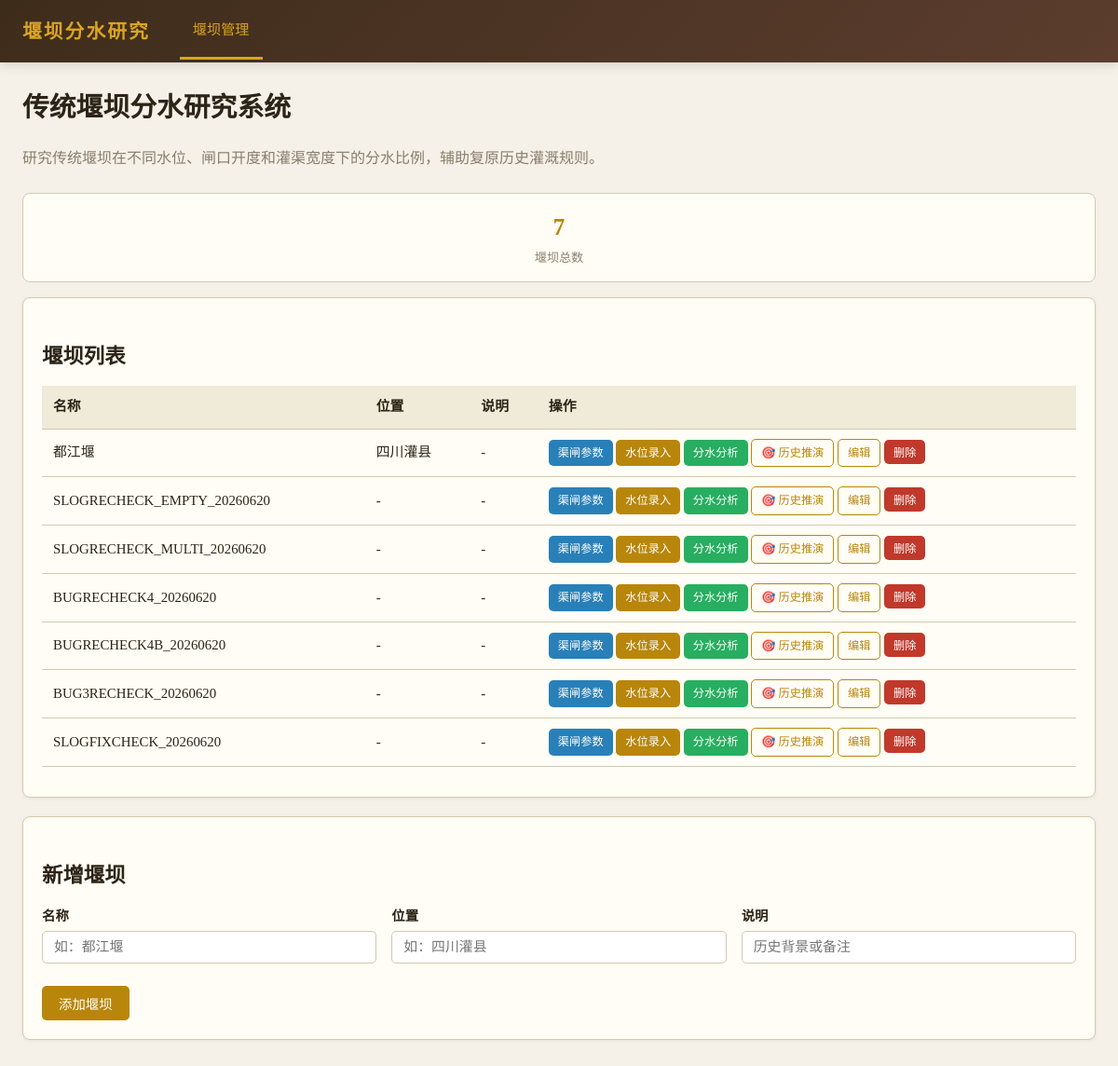
Before: / with the older database file.
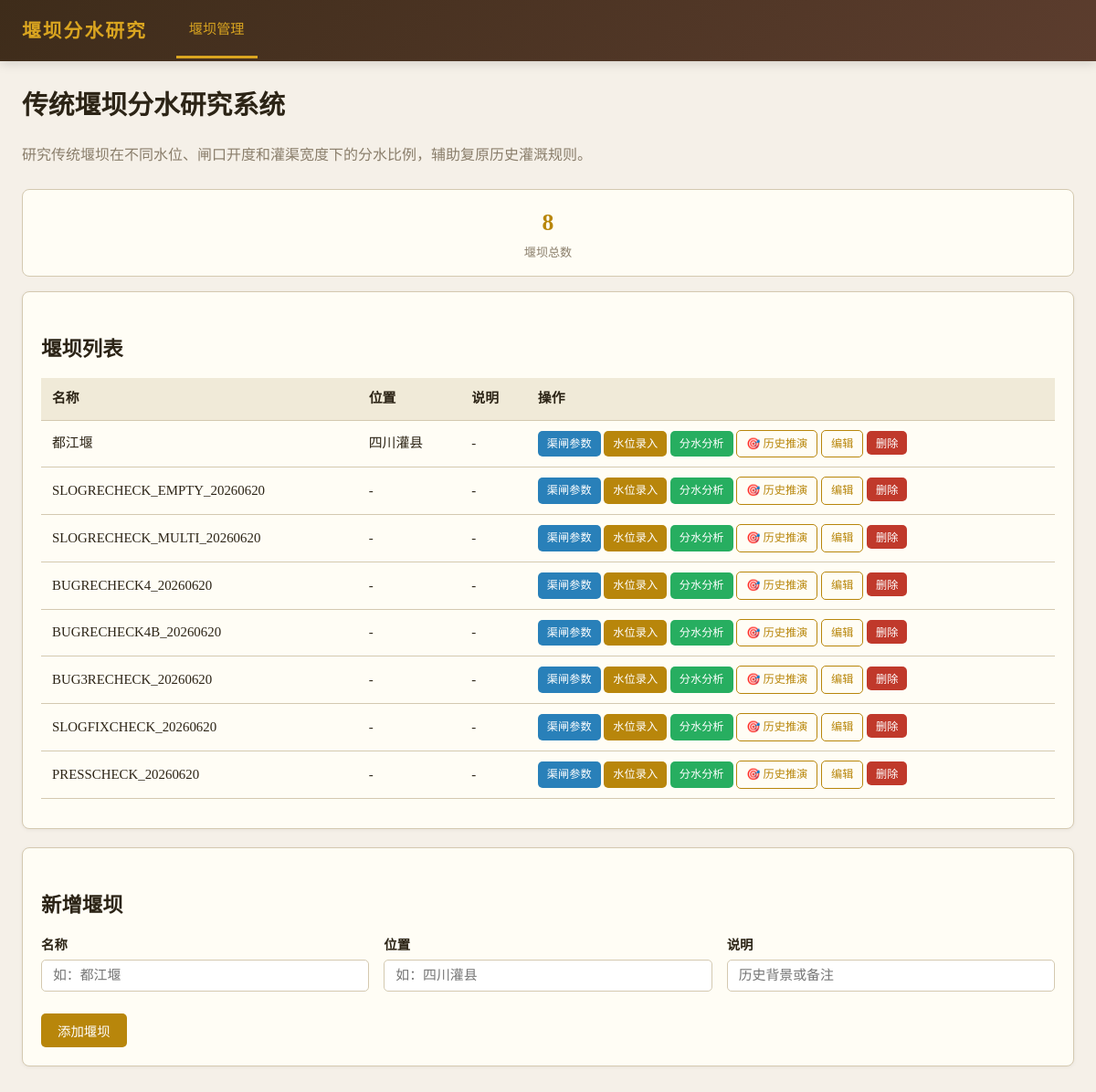
After: the same page with the newer database file.
### tables this page shows
CREATE TABLE weirs (
            id INTEGER PRIMARY KEY AUTOINCREMENT,
            name TEXT NOT NULL,
            location TEXT DEFAULT '',
            description TEXT DEFAULT ''
        );

### app/routers/weirs.py (the view)
@router.get("/", response_class=HTMLResponse)
def index(request: Request):
    db = get_db()
    weirs = db.execute("SELECT * FROM weirs ORDER BY id").fetchall()
    db.close()
    return getattr(request.app.state, "templates", None).TemplateResponse(request, "index.html", {"weirs": weirs})

### app/templates/index.html (shortened to what this page needs)
{% extends "base.html" %}
{% block nav_weirs %}class="active"{% endblock %}
{% block content %}
<h1>传统堰坝分水研究系统</h1>
<p style="color: var(--muted); margin-bottom: 24px;">研究传统堰坝在不同水位、闸口开度和灌渠宽度下的分水比例，辅助复原历史灌溉规则。</p>
<div class="stat-row">
    <div class="stat-card">
        <div class="stat-value">{{ weirs|length }}</div>
        <div class="stat-label">堰坝总数</div>
    </div>
</div>
<div class="card">
    <h2>堰坝列表</h2>
    {% if weirs %}
    <table>
        <thead>
            <tr><th>名称</th><th>位置</th><th>说明</th><th>操作</th></tr>
        </thead>
        <tbody>
            {% for w in weirs %}
            <tr>
                <td>{{ w.name }}</td>
                <td>{{ w.location or '-' }}</td>
                <td>{{ w.description or '-' }}</td>
                <td>
                    <a href="/weirs/{{ w.id }}/canals" class="btn btn-sm btn-info">渠闸参数</a>
                    <a href="/weirs/{{ w.id }}/waterlevels" class="btn btn-sm btn-primary">水位录入</a>
                    <a href="/weirs/{{ w.id }}/schemes" class="btn btn-sm btn-success">分水分析</a>
                    <a href="/weirs/{{ w.id }}/scenarios" class="btn btn-sm btn-outline">🎯 历史推演</a>
                    <a href="/weirs/{{ w.id }}/edit" class="btn btn-sm btn-outline">编辑</a>
                    <form method="post" action="/weirs/{{ w.id }}/delete" style="display:inline" onsubmit="return confirm('确定删除该堰坝？所有关联数据将一并删除。')">
                        <button type="submit" class="btn btn-sm btn-danger">删除</button>
                    </form>
                </td>
            </tr>
            {% endfor %}
        </tbody>
    </table>
    {% else %}
    <div class="empty-state">
        <div class="icon">🏜️</div>
        <p>尚未创建堰坝，请先添加一座堰坝</p>
    </div>
    {% endif %}
</div>
<div class="card">
    <h2>新增堰坝</h2>
    <form method="post" action="/weirs">
        <div class="form-row">
            <div class="form-group">
                <label>名称</label>
                <input type="text" name="name" required placeholder="如：都江堰">
            </div>
            <div class="form-group">
                <label>位置</label>
                <input type="text" name="location" placeholder="如：四川灌县">
            </div>
            <div class="form-group">
                <label>说明</label>
                <input type="text" name="description" placeholder="历史背景或备注">
            </div>
        </div>
        <div style="margin-top:12px">
            <button type="submit" class="btn btn-primary">添加堰坝</button>
        </div>
    </form>
</div>
{% endblock %}

Changed rows visible on the page:
added weirs: name "PRESSCHECK_20260620", location "-", description "-"
Other visible differences:
{{ weirs|length }}: "7" → "8"
